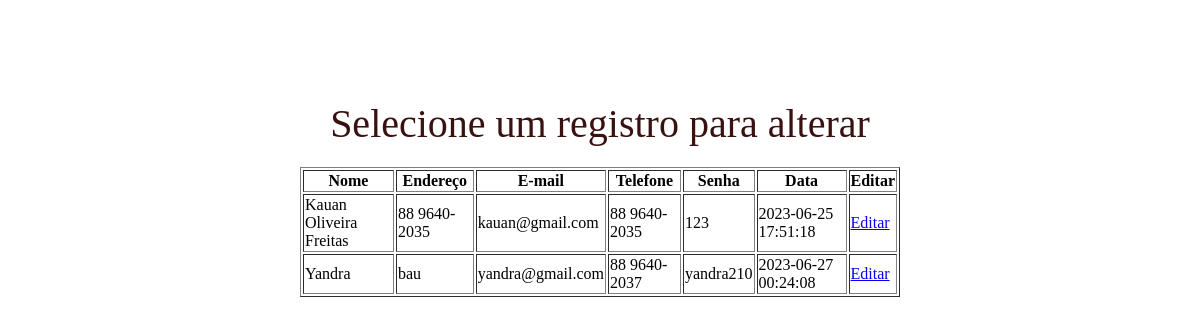
The app's page /SiteGlamourCosmeticos/ProjetoYandra/loginHashSessao/readAll.php with its own data.
### tables this page shows
CREATE TABLE `clientes` (
  `id` int(5) NOT NULL,
  `nome` varchar(100) NOT NULL,
  `endereco` varchar(100) NOT NULL,
  `email` varchar(100) NOT NULL,
  `telefone` varchar(20) NOT NULL,
  `senha` varchar(10) NOT NULL,
  `data_now` datetime NOT NULL
);

### SiteGlamourCosmeticos/ProjetoYandra/loginHashSessao/Crud.php (called while the page is built, shortened)
<?php
class Crud
{
    private $connect;
    function __construct($conect)
    {
        $this->connect = $conect;
    }
    public function readInfo($id = null){
       if(isset($id)){
        $sql = $this->connect->prepare("SELECT * FROM clientes WHERE id=?");
        $sql->bindValue(1,$id);
        $sql->execute();
        $result = $sql->fetch(PDO::FETCH_OBJ);
        return $result;
    }else{
       $this->getAll();
  }
}
    public function getAll(){
        $sql = $this->connect->query("SELECT * FROM clientes");
        return $sql->fetchAll();
    }
}
?>

### SiteGlamourCosmeticos/ProjetoYandra/loginHashSessao/readAll.php (the view)
<?php
include_once("conect.php");
include_once("Crud.php");
$obj = new Crud($conect);
$obj->readInfo();
$dados = $obj->getAll();
echo "<link rel='stylesheet' type='text/css' href='css/estilo.css'>
";
echo "<main>";
echo "<header> Selecione um registro para alterar </header>";
echo "<table border='1'>";
echo "<tr><th> Nome </th><th> Endereço </th><th> E-mail </th><th> Telefone </th><th> Senha </th><th> Data </th><th>Editar</th></tr>";
foreach ($dados as $info) {
 echo "<tr>
 <td>".$info['nome']."</td>
 <td>".$info['endereco']."</td>
 <td>".$info['email']."</td>
 <td>".$info['telefone']."</td>
 <td>".$info['senha']."</td>
 <td>".$info['data_now']."</td>
 <td><a href=formEdit.php?id=".$info['id'].">Editar</a></td></tr>";
}
echo "</table>";
echo "</main>";
 ?>

### SiteGlamourCosmeticos/ProjetoYandra/loginHashSessao/css/estilo.css (style rules this page uses)
main { width: 600px; margin: auto; margin-top: 100px; text-align: center; }
header { font-size: 40px; margin: 20px; color: #391111; }

### records on screen
clientes: nome "Kauan Oliveira Freitas", endereco "88 9640-2035", email "kauan@gmail.com", telefone "88 9640-2035", senha "123", data_now "2023-06-25 17:51:18"
clientes: nome "Yandra", endereco "bau", email "yandra@gmail.com", telefone "88 9640-2037", senha "yandra210", data_now "2023-06-27 00:24:08"
